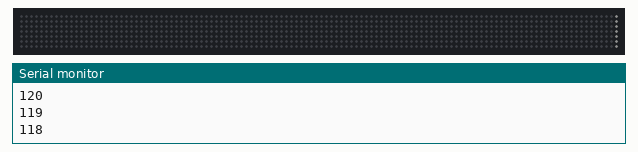
Recording of a sketch running on a simulated Arduino Uno, built with avr-gcc and run on an emulated ATmega328P. Parts: 120×7 RGB LED matrix (first LED top left, wired row by row), the last lines printed to the serial monitor. Dim RGB values are drawn brighter than linear; random numbers use the default seed unless the sketch sets one.

Above: at 0.41 s.
At 5.69 s:
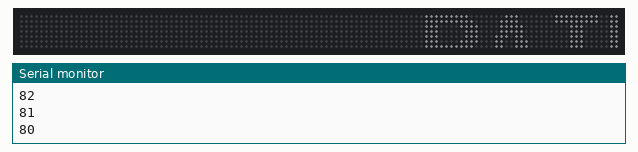
At 11.02 s:
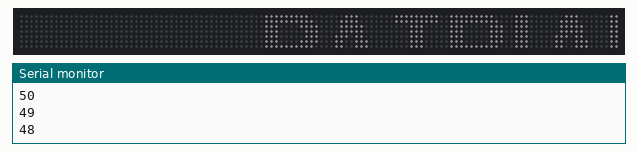
At 21.59 s:
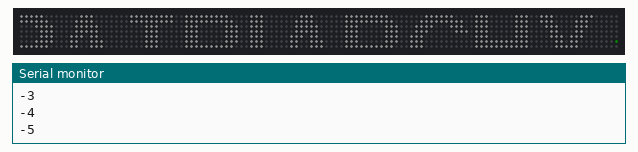
At 30.55 s:
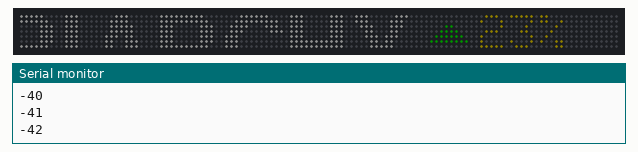
At 39.76 s:
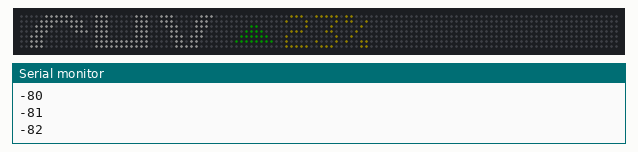

The sketch:

multi_matrix_letter_example.ino
```cpp
// Adafruit_NeoMatrix example for single NeoPixel Shield.
// Scrolls 'Howdy' across the matrix in a portrait (vertical) orientation.

#include <Adafruit_GFX.h>    // Core graphics library
#include <Adafruit_TFTLCD.h> // Hardware-specific library
// 13 lines tall for text size 1
#include <Fonts/FreeSansBold9pt7b.h>
// 11 lines tall for text size 1
// #include <Fonts/FreeMonoBold9pt7b.h>
#include <Adafruit_NeoMatrix.h>
#include <Adafruit_NeoPixel.h>
#ifndef PSTR
 #define PSTR // Make Arduino Due happy
#endif

#define PIN 6


// MATRIX DECLARATION:
// Parameter 1 = width of EACH NEOPIXEL MATRIX (not total display)
// Parameter 2 = height of each matrix
// Parameter 3 = number of matrices arranged horizontally
// Parameter 4 = number of matrices arranged vertically
// Parameter 5 = pin number (most are valid)
// Parameter 6 = matrix layout flags, add together as needed:
//   NEO_MATRIX_TOP, NEO_MATRIX_BOTTOM, NEO_MATRIX_LEFT, NEO_MATRIX_RIGHT:
//     Position of the FIRST LED in the FIRST MATRIX; pick two, e.g.
//     NEO_MATRIX_TOP + NEO_MATRIX_LEFT for the top-left corner.
//   NEO_MATRIX_ROWS, NEO_MATRIX_COLUMNS: LEDs WITHIN EACH MATRIX are
//     arranged in horizontal rows or in vertical columns, respectively;
//     pick one or the other.
//   NEO_MATRIX_PROGRESSIVE, NEO_MATRIX_ZIGZAG: all rows/columns WITHIN
//     EACH MATRIX proceed in the same order, or alternate lines reverse
//     direction; pick one.
//   NEO_TILE_TOP, NEO_TILE_BOTTOM, NEO_TILE_LEFT, NEO_TILE_RIGHT:
//     Position of the FIRST MATRIX (tile) in the OVERALL DISPLAY; pick
//     two, e.g. NEO_TILE_TOP + NEO_TILE_LEFT for the top-left corner.
//   NEO_TILE_ROWS, NEO_TILE_COLUMNS: the matrices in the OVERALL DISPLAY
//     are arranged in horizontal rows or in vertical columns, respectively;
//     pick one or the other.
//   NEO_TILE_PROGRESSIVE, NEO_TILE_ZIGZAG: the ROWS/COLUMS OF MATRICES
//     (tiles) in the OVERALL DISPLAY proceed in the same order for every
//     line, or alternate lines reverse direction; pick one.  When using
//     zig-zag order, the orientation of the matrices in alternate rows
//     will be rotated 180 degrees (this is normal -- simplifies wiring).
//   See example below for these values in action.
// Parameter 7 = pixel type flags, add together as needed:
//   NEO_RGB     Pixels are wired for RGB bitstream (v1 pixels)
//   NEO_GRB     Pixels are wired for GRB bitstream (v2 pixels)
//   NEO_KHZ400  400 KHz bitstream (e.g. FLORA v1 pixels)
//   NEO_KHZ800  800 KHz bitstream (e.g. High Density LED strip)
//   For Spark Core developement it should probably also be WS2812B if you're
//   using adafruit neopixels.
Adafruit_NeoMatrix matrix = Adafruit_NeoMatrix(60, 7, 2, 1, PIN,
  NEO_TILE_TOP   + NEO_TILE_LEFT   + NEO_TILE_COLUMNS   + NEO_TILE_ZIGZAG  +
  NEO_MATRIX_TOP + NEO_MATRIX_LEFT + NEO_MATRIX_ROWS + NEO_MATRIX_ZIGZAG,
  NEO_GRB + NEO_KHZ800);

String message = "PATRIARCHY";
int percent = 23;
String subMessage = "%";
bool isRed = false;
uint16_t red = matrix.Color(255, 20, 60);
uint16_t green = matrix.Color(20, 255, 60);
uint16_t yellow = matrix.Color(240, 240, 40);
uint16_t white = matrix.Color(255, 255, 255);
int pixelsInMessage = (message.length() * 10) + 22;
int x = matrix.width();
int count = 0;

void setup() {
  matrix.begin();
  matrix.clear();
  matrix.setTextWrap(false);
  matrix.setFont(&FreeSansBold9pt7b);
  matrix.setTextColor(matrix.Color(255, 255, 255));
  matrix.setTextSize(1);
  matrix.setBrightness(8);
  Serial.begin(9600);
}

void loop() {
  matrix.fillScreen(0);
  matrix.setCursor(x, 6);
  matrix.setTextColor(white);
  matrix.setFont(&FreeSansBold9pt7b);
  matrix.print(message);
  matrix.setCursor(x + pixelsInMessage + 12, 6);
  Serial.println(x);
  if (isRed) { // Going down
    for (int i = 1; i < 5; i++) {
      matrix.drawFastHLine(x + pixelsInMessage - i + 6, 5 - i + 1, i, red);
    }
    for (int j = 1; j < 5; j++) {
      matrix.drawFastHLine(x + pixelsInMessage + 6, 5 - j + 1, j, red);
    }
    matrix.setTextColor(yellow);
  } else { // Going up
    for (int i = 1; i < 5; i++) {
      matrix.drawFastHLine(x + pixelsInMessage - i + 6, i + 1, i, green);
    }
    for (int j = 1; j < 5; j++) {
      matrix.drawFastHLine(x + pixelsInMessage + 6, j + 1, j, green);
    }
    matrix.setTextColor(yellow);
  }
  matrix.setFont();
  matrix.print(String(percent + subMessage));
  if(--x < -pixelsInMessage - 24) {
    count++;
    int ran = int(random(-8, 10));
    if (ran < 0) {
      isRed = true;
    } else {
      isRed = false;
    }
    percent = constrain(percent + ran, -99, 99);
    x = matrix.width();
  }
  matrix.show();
  delay(10);
}
```
